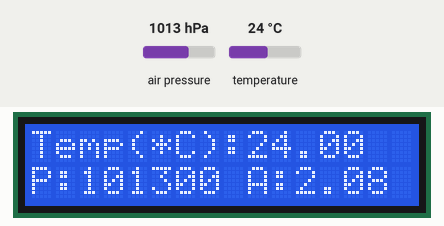
A sketch run on a simulated Arduino Uno, built with avr-gcc and run on an emulated ATmega328P. Shown: 16×2 character LCD. The inputs (shaded band) are chosen by the test bench; at power-on: air pressure 1013 hPa, temperature 24 °C. What the sketch prints to the serial monitor is not drawn.

Above: at 1.2 s.
1.3 s: air pressure set to 952 hPa
At 2.8 s:
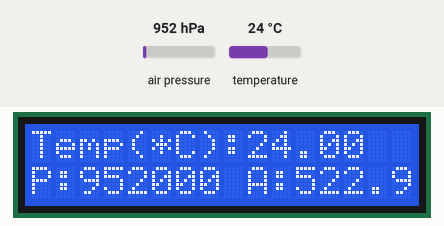
3.3 s: temperature set to 12 °C
At 4.7 s:
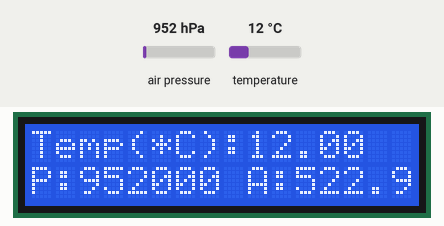
5.1 s: air pressure set to 975 hPa
At 6.3 s:
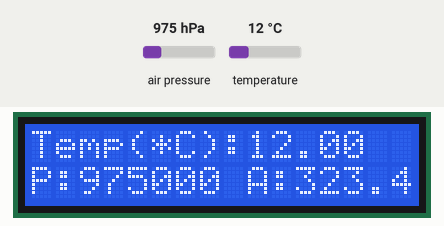
7.0 s: temperature set to 19 °C
At 8.3 s:
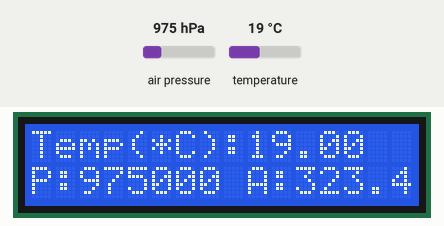
Timing chart, 0 to 9.7 s (numbered marks = the images above; inputs shaded):
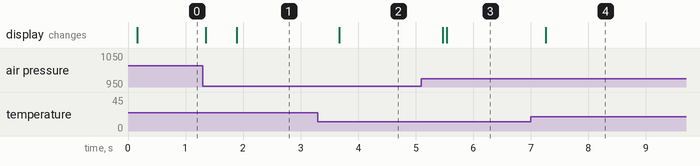

The sketch:

BMP085_LCDI2C_UNO.ino
```cpp
//Diagram and source code: https://drive.google.com/drive/folders/1kUBgtWRL4FcZ2qgNtLdpHVs6cRJ-oleh?usp=sharing

#include <Adafruit_BMP085.h>
#include <Wire.h>
#include <LiquidCrystal_I2C.h>
LiquidCrystal_I2C lcd(0x27, 16, 2);
Adafruit_BMP085 bmp;

void setup() {
  Wire.begin();
  lcd.init();
  lcd.backlight();
  Serial.begin(9600);
  if (!bmp.begin()) {
	Serial.println("Could not find a valid BMP085 sensor, check wiring!");
	while (1) {}
  }
}

void loop() {
    Serial.print("Temperature = ");
    Serial.print(bmp.readTemperature());
    Serial.println(" *C");
    lcd.setCursor(1 - 1, 1 - 1); //set coursor Column (1-16) and row (1-2)
    lcd.print("Temp(*C):");
    lcd.setCursor(10 - 1, 1 - 1);
    lcd.print(bmp.readTemperature());

    Serial.print("Pressure = ");
    Serial.print(bmp.readPressure());
    Serial.println(" Pa");
    lcd.setCursor(1 - 1, 2 - 1);
    lcd.print("P:");
    lcd.setCursor(3 - 1, 2 - 1);
    lcd.print(bmp.readPressure());

    // Calculate altitude assuming 'standard' barometric
    // pressure of 1013.25 millibar = 101325 Pascal
    Serial.print("Altitude = ");
    Serial.print(bmp.readAltitude());
    Serial.println(" meters");

    Serial.print("Pressure at sealevel (calculated) = ");
    Serial.print(bmp.readSealevelPressure());
    Serial.println(" Pa");

  // you can get a more precise measurement of altitude
  // if you know the current sea level pressure which will
  // vary with weather and such. If it is 1015 millibars
  // that is equal to 101500 Pascals.
    Serial.print("Real altitude = ");
    Serial.print(bmp.readAltitude(101500));
    Serial.println(" meters");
    lcd.setCursor(10 - 1, 2 - 1);
    lcd.print("A:");
    lcd.setCursor(12 - 1, 2 - 1);
    lcd.print(bmp.readAltitude());


    Serial.println();
    delay(500);
}
```

Measured:
- after the input at 1.3 s, the display: first changes after 0.05 s (image 1 shows a later state)
- after the input at 3.3 s, the display: changes after 0.37 s (image 2)
- after the input at 5.1 s, the display: first changes after 0.37 s (image 3 shows a later state)
- after the input at 7.0 s, the display: changes after 0.26 s (image 4)
